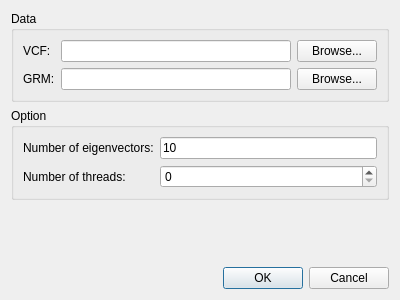
<?xml version="1.0" encoding="UTF-8"?>
<ui version="4.0">
 <class>DialogGSC</class>
 <widget class="QDialog" name="DialogGSC">
  <property name="geometry">
   <rect>
    <x>0</x>
    <y>0</y>
    <width>400</width>
    <height>300</height>
   </rect>
  </property>
  <property name="windowTitle">
   <string>GSC</string>
  </property>
  <layout class="QVBoxLayout" name="verticalLayout">
   <item>
    <widget class="QGroupBox" name="groupBoxData">
     <property name="title">
      <string>Data</string>
     </property>
     <layout class="QGridLayout" name="gridLayout">
      <item row="0" column="2">
       <widget class="QPushButton" name="pushButtonVCF">
        <property name="text">
         <string>Browse...</string>
        </property>
       </widget>
      </item>
      <item row="0" column="1">
       <widget class="QLineEdit" name="lineEditVCF"/>
      </item>
      <item row="0" column="0">
       <widget class="QLabel" name="labelVCF">
        <property name="text">
         <string>VCF:</string>
        </property>
       </widget>
      </item>
      <item row="1" column="0">
       <widget class="QLabel" name="labelGRM">
        <property name="text">
         <string>GRM:</string>
        </property>
       </widget>
      </item>
      <item row="1" column="1">
       <widget class="QLineEdit" name="lineEditGRM"/>
      </item>
      <item row="1" column="2">
       <widget class="QPushButton" name="pushButtonGRM">
        <property name="text">
         <string>Browse...</string>
        </property>
       </widget>
      </item>
     </layout>
    </widget>
   </item>
   <item>
    <widget class="QGroupBox" name="groupBoxOption">
     <property name="title">
      <string>Option</string>
     </property>
     <layout class="QFormLayout" name="formLayout">
      <item row="0" column="0">
       <widget class="QLabel" name="labelTop">
        <property name="text">
         <string>Number of eigenvectors:</string>
        </property>
       </widget>
      </item>
      <item row="0" column="1">
       <widget class="QLineEdit" name="lineEditTop">
        <property name="text">
         <string>10</string>
        </property>
       </widget>
      </item>
      <item row="1" column="0">
       <widget class="QLabel" name="labelOpenMP">
        <property name="text">
         <string>Number of threads:</string>
        </property>
       </widget>
      </item>
      <item row="1" column="1">
       <widget class="QSpinBox" name="spinBoxOpenMP">
        <property name="maximum">
         <number>16</number>
        </property>
       </widget>
      </item>
     </layout>
    </widget>
   </item>
   <item>
    <spacer name="verticalSpacer">
     <property name="orientation">
      <enum>Qt::Vertical</enum>
     </property>
     <property name="sizeHint" stdset="0">
      <size>
       <width>20</width>
       <height>40</height>
      </size>
     </property>
    </spacer>
   </item>
   <item>
    <widget class="QDialogButtonBox" name="buttonBox">
     <property name="orientation">
      <enum>Qt::Horizontal</enum>
     </property>
     <property name="standardButtons">
      <set>QDialogButtonBox::Cancel|QDialogButtonBox::Ok</set>
     </property>
    </widget>
   </item>
  </layout>
 </widget>
 <tabstops>
  <tabstop>lineEditVCF</tabstop>
  <tabstop>pushButtonVCF</tabstop>
  <tabstop>lineEditGRM</tabstop>
  <tabstop>pushButtonGRM</tabstop>
  <tabstop>lineEditTop</tabstop>
  <tabstop>spinBoxOpenMP</tabstop>
 </tabstops>
 <resources/>
 <connections>
  <connection>
   <sender>buttonBox</sender>
   <signal>accepted()</signal>
   <receiver>DialogGSC</receiver>
   <slot>accept()</slot>
   <hints>
    <hint type="sourcelabel">
     <x>248</x>
     <y>254</y>
    </hint>
    <hint type="destinationlabel">
     <x>157</x>
     <y>274</y>
    </hint>
   </hints>
  </connection>
  <connection>
   <sender>buttonBox</sender>
   <signal>rejected()</signal>
   <receiver>DialogGSC</receiver>
   <slot>reject()</slot>
   <hints>
    <hint type="sourcelabel">
     <x>316</x>
     <y>260</y>
    </hint>
    <hint type="destinationlabel">
     <x>286</x>
     <y>274</y>
    </hint>
   </hints>
  </connection>
 </connections>
</ui>
